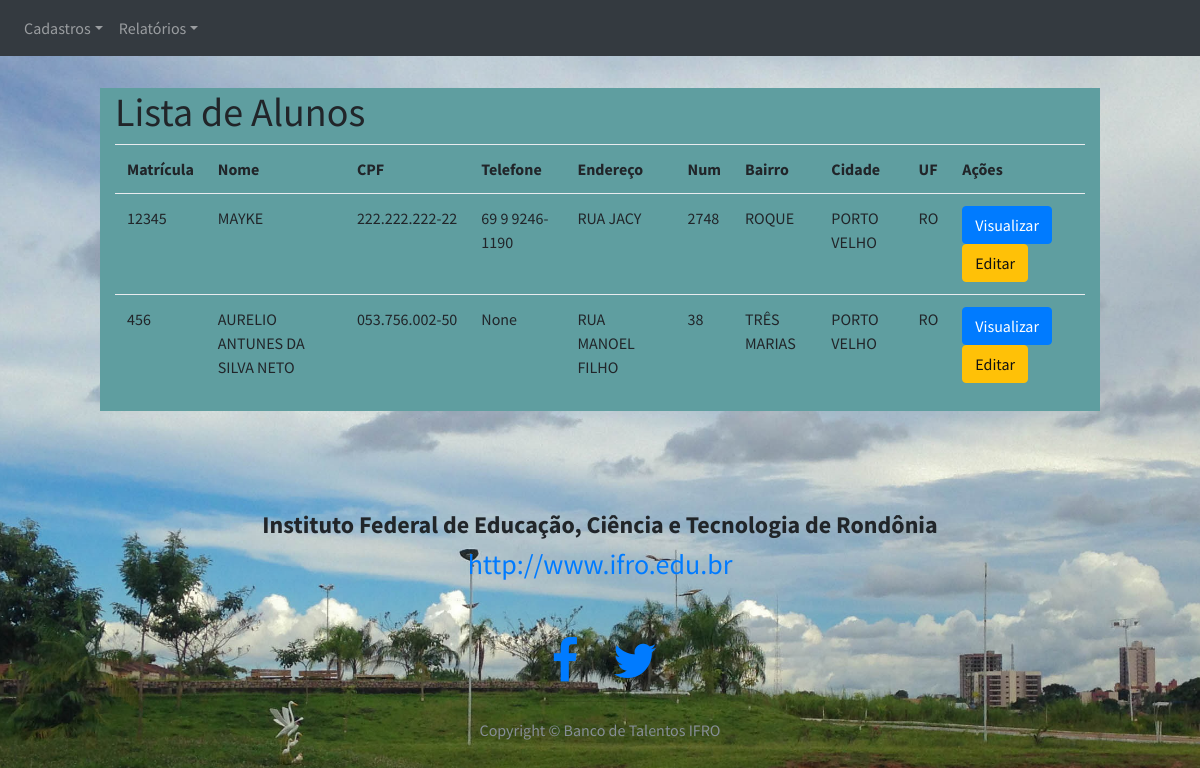
The page /listarAlunos on the database as committed earlier.
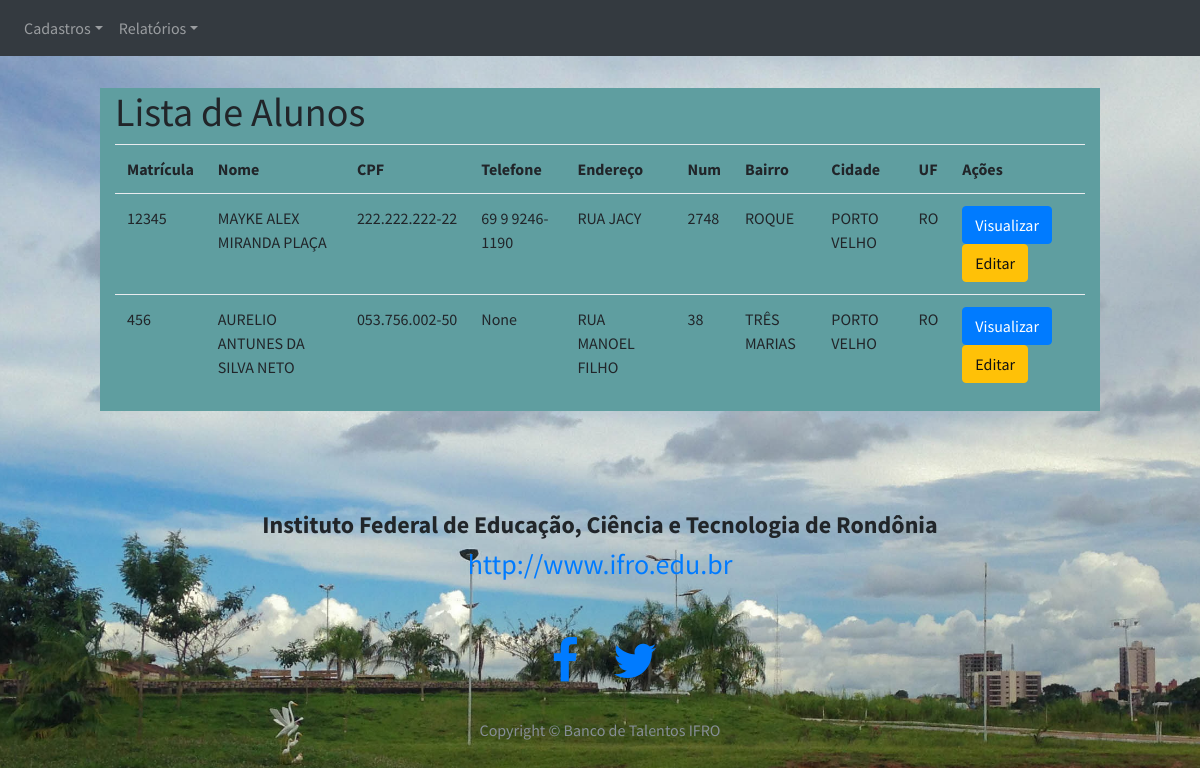
The same page on the database as committed later.
### models.py (models this page shows, shortened)
class Pessoa(db.Model):
    __tablename__ = "pessoas"
    __table_args__ = {'extend_existing': True}
    __mapper_args__ = {'polymorphic_identity': 'pessoa'}
    id = db.Column(db.Integer, autoincrement=True, primary_key=True)
    nome        = db.Column(db.String(100))
    endereco    = db.Column(db.String(50))
    num         = db.Column(db.String(10))
    complemento = db.Column(db.String(40))
    bairro      = db.Column(db.String(50))
    cidade      = db.Column(db.String(50))
    uf          = db.Column(db.String(50))
    imagem      = db.Column(db.String(80))
    telefone    = db.Column(db.String(15))
    email    = db.Column(db.String(15), unique= True)
    password = db.Column(db.String(10))
    tipo     = db.Column(db.Integer)  # 1 para IFRO - 2 para VISITANTE

class Aluno(Pessoa):
    __tablename__ = "alunos"
    __table_args__ = {'extend_existing': True}
    __mapper_args__ = {'polymorphic_identity': 'aluno'}
    id = db.Column(db.Integer, db.ForeignKey('pessoas.id'), primary_key=True)
    cpf = db.Column(db.String(11))
    matricula = db.Column(db.Integer)

class Pessoa(db.Model):
    __tablename__ = "pessoas"
    __table_args__ = {'extend_existing': True}
    __mapper_args__ = {'polymorphic_identity': 'pessoa'}
    id = db.Column(db.Integer, autoincrement=True, primary_key=True)
    nome        = db.Column(db.String(100))
    endereco    = db.Column(db.String(50))
    num         = db.Column(db.String(10))
    complemento = db.Column(db.String(40))
    bairro      = db.Column(db.String(50))
    cidade      = db.Column(db.String(50))
    uf          = db.Column(db.String(50))
    imagem      = db.Column(db.String(80))
    telefone    = db.Column(db.String(15))
    email    = db.Column(db.String(15), unique= True)
    password = db.Column(db.String(10))
    tipo     = db.Column(db.Integer)  # 1 para IFRO - 2 para VISITANTE

### app.py (the view)
@app.route('/listarAlunos')
def listarAlunos():
    alunos = models.Aluno.query.all()
    return render_template('listarAlunos.html', alunos=alunos)

### app.py (called while the page is built)
@login_manager.request_loader
def request_loader(request):
    email = request.form.get('email')
    if email not in users:
        return #'Não existe o e-mail {} cadastrado no banco'.format(email)
    user = User()
    user.id = email
    return user

### templates/listarAlunos.html (shortened to what this page needs)
{% extends 'base_ifro.html' %}
{% block conteudo %}
<br>
<br>
<div class="container col-md-10" >
    <div class="row">
        <div class="col-md-12" style="background: cadetblue">
            <h1>Lista de Alunos</h1>
            <table class="table table-hover">
                <tr>
                    <th>Matrícula</th>
                    <th>Nome</th>
                    <th>CPF</th>
                    <th>Telefone</th>
                    <th>Endereço</th>
                    <th>Num</th>
                    <th>Bairro</th>
                    <th>Cidade</th>
                    <th>UF</th>
                    <th>Ações</th>
                </tr>
                {% for aluno in alunos: %}
                <tr>
                    <td>{{ aluno.matricula }}</td>
                    <td>{{ aluno.nome.upper() }}</td>
                    <td>{{ aluno.cpf[0:3]}}.{{aluno.cpf[3:6]}}.{{aluno.cpf[6:9]}}-{{aluno.cpf[9:11]}}</td>
                    <td>{{ aluno.telefone }}</td>
                    <td>{{ aluno.endereco.upper() }}</td>
                    <td>{{ aluno.num.upper() }}</td>
                    <td>{{ aluno.bairro.upper() }}</td>
                    <td>{{ aluno.cidade.upper() }}</td>
                    <td>{{ aluno.uf.upper() }}</td>
                    <td>
                        <a href="/viewAluno/{{aluno.id}}" class="btn btn-primary">
                                Visualizar
                        </a>
                        <a href="" class="btn btn-warning">
                                Editar
                        </a>
                    </td>
                </tr>
                {% endfor %}
            </table>
        </div>
    </div>
</div>
{% endblock %}

Rows that differ between the two databases and show on the page:
changed through a linked row, Aluno "RUA JACY": nome "MAYKE" → "MAYKE ALEX MIRANDA PLAÇA"
